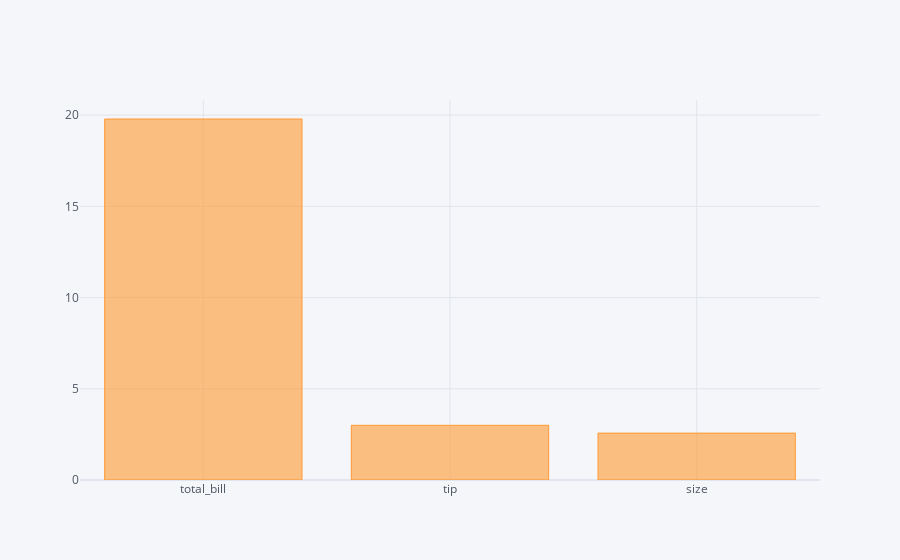

Notebook cell for this chart:
### Code cell
dataset.mean().iplot(kind='bar')

### Figure 1 — Plotly figure (JSON) as saved in the notebook; plotly's stock layout.template omitted (floating-point values rounded to 4 significant figures)
{"data": [{"marker": {"color": "rgba(255, 153, 51, 0.6)", "line": {"color": "rgba(255, 153, 51, 1.0)", "width": 1}}, "name": "None", "orientation": "v", "text": "", "type": "bar", "x": ["total_bill", "tip", "size"], "y": [19.79, 2.998, 2.57]}], "layout": {"legend": {"bgcolor": "#F5F6F9", "font": {"color": "#4D5663"}}, "paper_bgcolor": "#F5F6F9", "plot_bgcolor": "#F5F6F9", "title": {"font": {"color": "#4D5663"}}, "xaxis": {"gridcolor": "#E1E5ED", "showgrid": true, "tickfont": {"color": "#4D5663"}, "title": {"font": {"color": "#4D5663"}, "text": ""}, "zerolinecolor": "#E1E5ED"}, "yaxis": {"gridcolor": "#E1E5ED", "showgrid": true, "tickfont": {"color": "#4D5663"}, "title": {"font": {"color": "#4D5663"}, "text": ""}, "zerolinecolor": "#E1E5ED"}}}
